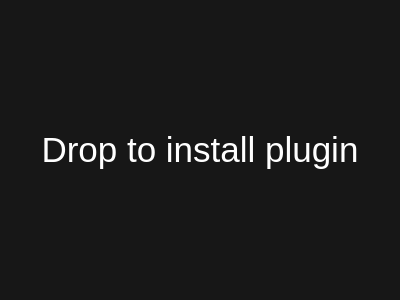
<?xml version="1.0" encoding="UTF-8"?>
<ui version="4.0">
 <class>Overlay</class>
 <widget class="QWidget" name="Overlay">
  <property name="geometry">
   <rect>
    <x>0</x>
    <y>0</y>
    <width>400</width>
    <height>300</height>
   </rect>
  </property>
  <property name="palette">
   <palette>
    <active>
     <colorrole role="WindowText">
      <brush brushstyle="SolidPattern">
       <color alpha="255">
        <red>255</red>
        <green>255</green>
        <blue>255</blue>
       </color>
      </brush>
     </colorrole>
     <colorrole role="Button">
      <brush brushstyle="SolidPattern">
       <color alpha="179">
        <red>0</red>
        <green>0</green>
        <blue>0</blue>
       </color>
      </brush>
     </colorrole>
     <colorrole role="Light">
      <brush brushstyle="SolidPattern">
       <color alpha="179">
        <red>0</red>
        <green>0</green>
        <blue>0</blue>
       </color>
      </brush>
     </colorrole>
     <colorrole role="Midlight">
      <brush brushstyle="SolidPattern">
       <color alpha="179">
        <red>0</red>
        <green>0</green>
        <blue>0</blue>
       </color>
      </brush>
     </colorrole>
     <colorrole role="Dark">
      <brush brushstyle="SolidPattern">
       <color alpha="179">
        <red>0</red>
        <green>0</green>
        <blue>0</blue>
       </color>
      </brush>
     </colorrole>
     <colorrole role="Mid">
      <brush brushstyle="SolidPattern">
       <color alpha="179">
        <red>0</red>
        <green>0</green>
        <blue>0</blue>
       </color>
      </brush>
     </colorrole>
     <colorrole role="Text">
      <brush brushstyle="SolidPattern">
       <color alpha="255">
        <red>255</red>
        <green>255</green>
        <blue>255</blue>
       </color>
      </brush>
     </colorrole>
     <colorrole role="BrightText">
      <brush brushstyle="SolidPattern">
       <color alpha="255">
        <red>255</red>
        <green>255</green>
        <blue>255</blue>
       </color>
      </brush>
     </colorrole>
     <colorrole role="ButtonText">
      <brush brushstyle="SolidPattern">
       <color alpha="255">
        <red>255</red>
        <green>255</green>
        <blue>255</blue>
       </color>
      </brush>
     </colorrole>
     <colorrole role="Base">
      <brush brushstyle="SolidPattern">
       <color alpha="255">
        <red>0</red>
        <green>0</green>
        <blue>0</blue>
       </color>
      </brush>
     </colorrole>
     <colorrole role="Window">
      <brush brushstyle="SolidPattern">
       <color alpha="179">
        <red>0</red>
        <green>0</green>
        <blue>0</blue>
       </color>
      </brush>
     </colorrole>
     <colorrole role="Shadow">
      <brush brushstyle="SolidPattern">
       <color alpha="255">
        <red>0</red>
        <green>0</green>
        <blue>0</blue>
       </color>
      </brush>
     </colorrole>
     <colorrole role="AlternateBase">
      <brush brushstyle="SolidPattern">
       <color alpha="217">
        <red>0</red>
        <green>0</green>
        <blue>0</blue>
       </color>
      </brush>
     </colorrole>
     <colorrole role="ToolTipBase">
      <brush brushstyle="SolidPattern">
       <color alpha="255">
        <red>255</red>
        <green>255</green>
        <blue>220</blue>
       </color>
      </brush>
     </colorrole>
     <colorrole role="ToolTipText">
      <brush brushstyle="SolidPattern">
       <color alpha="255">
        <red>0</red>
        <green>0</green>
        <blue>0</blue>
       </color>
      </brush>
     </colorrole>
    </active>
    <inactive>
     <colorrole role="WindowText">
      <brush brushstyle="SolidPattern">
       <color alpha="255">
        <red>255</red>
        <green>255</green>
        <blue>255</blue>
       </color>
      </brush>
     </colorrole>
     <colorrole role="Button">
      <brush brushstyle="SolidPattern">
       <color alpha="179">
        <red>0</red>
        <green>0</green>
        <blue>0</blue>
       </color>
      </brush>
     </colorrole>
     <colorrole role="Light">
      <brush brushstyle="SolidPattern">
       <color alpha="179">
        <red>0</red>
        <green>0</green>
        <blue>0</blue>
       </color>
      </brush>
     </colorrole>
     <colorrole role="Midlight">
      <brush brushstyle="SolidPattern">
       <color alpha="179">
        <red>0</red>
        <green>0</green>
        <blue>0</blue>
       </color>
      </brush>
     </colorrole>
     <colorrole role="Dark">
      <brush brushstyle="SolidPattern">
       <color alpha="179">
        <red>0</red>
        <green>0</green>
        <blue>0</blue>
       </color>
      </brush>
     </colorrole>
     <colorrole role="Mid">
      <brush brushstyle="SolidPattern">
       <color alpha="179">
        <red>0</red>
        <green>0</green>
        <blue>0</blue>
       </color>
      </brush>
     </colorrole>
     <colorrole role="Text">
      <brush brushstyle="SolidPattern">
       <color alpha="255">
        <red>255</red>
        <green>255</green>
        <blue>255</blue>
       </color>
      </brush>
     </colorrole>
     <colorrole role="BrightText">
      <brush brushstyle="SolidPattern">
       <color alpha="255">
        <red>255</red>
        <green>255</green>
        <blue>255</blue>
       </color>
      </brush>
     </colorrole>
     <colorrole role="ButtonText">
      <brush brushstyle="SolidPattern">
       <color alpha="255">
        <red>255</red>
        <green>255</green>
        <blue>255</blue>
       </color>
      </brush>
     </colorrole>
     <colorrole role="Base">
      <brush brushstyle="SolidPattern">
       <color alpha="255">
        <red>0</red>
        <green>0</green>
        <blue>0</blue>
       </color>
      </brush>
     </colorrole>
     <colorrole role="Window">
      <brush brushstyle="SolidPattern">
       <color alpha="179">
        <red>0</red>
        <green>0</green>
        <blue>0</blue>
       </color>
      </brush>
     </colorrole>
     <colorrole role="Shadow">
      <brush brushstyle="SolidPattern">
       <color alpha="255">
        <red>0</red>
        <green>0</green>
        <blue>0</blue>
       </color>
      </brush>
     </colorrole>
     <colorrole role="AlternateBase">
      <brush brushstyle="SolidPattern">
       <color alpha="217">
        <red>0</red>
        <green>0</green>
        <blue>0</blue>
       </color>
      </brush>
     </colorrole>
     <colorrole role="ToolTipBase">
      <brush brushstyle="SolidPattern">
       <color alpha="255">
        <red>255</red>
        <green>255</green>
        <blue>220</blue>
       </color>
      </brush>
     </colorrole>
     <colorrole role="ToolTipText">
      <brush brushstyle="SolidPattern">
       <color alpha="255">
        <red>0</red>
        <green>0</green>
        <blue>0</blue>
       </color>
      </brush>
     </colorrole>
    </inactive>
    <disabled>
     <colorrole role="WindowText">
      <brush brushstyle="SolidPattern">
       <color alpha="179">
        <red>0</red>
        <green>0</green>
        <blue>0</blue>
       </color>
      </brush>
     </colorrole>
     <colorrole role="Button">
      <brush brushstyle="SolidPattern">
       <color alpha="179">
        <red>0</red>
        <green>0</green>
        <blue>0</blue>
       </color>
      </brush>
     </colorrole>
     <colorrole role="Light">
      <brush brushstyle="SolidPattern">
       <color alpha="179">
        <red>0</red>
        <green>0</green>
        <blue>0</blue>
       </color>
      </brush>
     </colorrole>
     <colorrole role="Midlight">
      <brush brushstyle="SolidPattern">
       <color alpha="179">
        <red>0</red>
        <green>0</green>
        <blue>0</blue>
       </color>
      </brush>
     </colorrole>
     <colorrole role="Dark">
      <brush brushstyle="SolidPattern">
       <color alpha="179">
        <red>0</red>
        <green>0</green>
        <blue>0</blue>
       </color>
      </brush>
     </colorrole>
     <colorrole role="Mid">
      <brush brushstyle="SolidPattern">
       <color alpha="179">
        <red>0</red>
        <green>0</green>
        <blue>0</blue>
       </color>
      </brush>
     </colorrole>
     <colorrole role="Text">
      <brush brushstyle="SolidPattern">
       <color alpha="179">
        <red>0</red>
        <green>0</green>
        <blue>0</blue>
       </color>
      </brush>
     </colorrole>
     <colorrole role="BrightText">
      <brush brushstyle="SolidPattern">
       <color alpha="255">
        <red>255</red>
        <green>255</green>
        <blue>255</blue>
       </color>
      </brush>
     </colorrole>
     <colorrole role="ButtonText">
      <brush brushstyle="SolidPattern">
       <color alpha="179">
        <red>0</red>
        <green>0</green>
        <blue>0</blue>
       </color>
      </brush>
     </colorrole>
     <colorrole role="Base">
      <brush brushstyle="SolidPattern">
       <color alpha="179">
        <red>0</red>
        <green>0</green>
        <blue>0</blue>
       </color>
      </brush>
     </colorrole>
     <colorrole role="Window">
      <brush brushstyle="SolidPattern">
       <color alpha="179">
        <red>0</red>
        <green>0</green>
        <blue>0</blue>
       </color>
      </brush>
     </colorrole>
     <colorrole role="Shadow">
      <brush brushstyle="SolidPattern">
       <color alpha="255">
        <red>0</red>
        <green>0</green>
        <blue>0</blue>
       </color>
      </brush>
     </colorrole>
     <colorrole role="AlternateBase">
      <brush brushstyle="SolidPattern">
       <color alpha="179">
        <red>0</red>
        <green>0</green>
        <blue>0</blue>
       </color>
      </brush>
     </colorrole>
     <colorrole role="ToolTipBase">
      <brush brushstyle="SolidPattern">
       <color alpha="255">
        <red>255</red>
        <green>255</green>
        <blue>220</blue>
       </color>
      </brush>
     </colorrole>
     <colorrole role="ToolTipText">
      <brush brushstyle="SolidPattern">
       <color alpha="255">
        <red>0</red>
        <green>0</green>
        <blue>0</blue>
       </color>
      </brush>
     </colorrole>
    </disabled>
   </palette>
  </property>
  <property name="windowTitle">
   <string>Form</string>
  </property>
  <property name="autoFillBackground">
   <bool>true</bool>
  </property>
  <layout class="QHBoxLayout" name="horizontalLayout">
   <item>
    <widget class="QLabel" name="label">
     <property name="text">
      <string>&lt;html&gt;&lt;head/&gt;&lt;body&gt;&lt;p align=&quot;center&quot;&gt;&lt;span style=&quot; font-size:26pt;&quot;&gt;Drop to install plugin&lt;/span&gt;&lt;/p&gt;&lt;/body&gt;&lt;/html&gt;</string>
     </property>
     <property name="alignment">
      <set>Qt::AlignCenter</set>
     </property>
    </widget>
   </item>
  </layout>
 </widget>
 <resources/>
 <connections/>
</ui>
